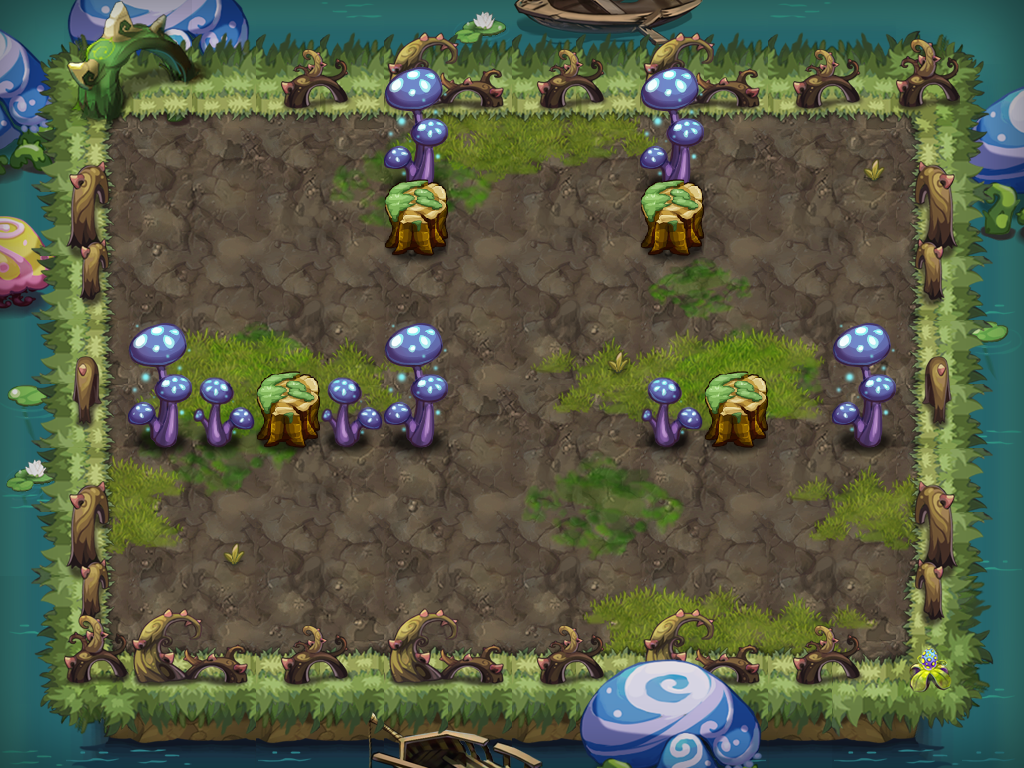

Below is a game level as drawn by its tile map, then a one-line description and the .tmx that defines it (tile-layer data replaced by summaries):
An orthogonal 16x12 tile map with 64x64 px tiles, 13 tile layers (PASS, 块层 10, 块层 11, 块层 12, ...) and 13 objects (8x TRAP, 3x hsrng3, PLAYER, BOMB).

<map version="1.0" orientation="orthogonal" width="16" height="12" tilewidth="64" tileheight="64">
 <properties>
  <property name="DESTRY1" value="221" />
  <property name="DESTRY2" value="225" />
  <property name="DESTRY3" value="223" />
  <property name="DESTRY_COUNT" value="3" />
  <property name="EXP" value="515" />
  <property name="ITEM" value="D014" />
  <property name="MONEY" value="773" />
 </properties>
 <tileset firstgid="1" name="swzz" tilewidth="64" tileheight="64">
  <image source="swzz-hd.png" width="1000" height="2048" />
 </tileset>
 <layer name="PASS" width="16" height="12">
  <data>[192 cells, 108 non-empty, 17 distinct tile ids]</data>
 </layer>
 <layer name="块层 10" width="16" height="12">
  <data>[192 cells, 148 non-empty, 22 distinct tile ids]</data>
 </layer>
 <layer name="块层 11" width="16" height="12">
  <data>[192 cells, 62 non-empty, 24 distinct tile ids]</data>
 </layer>
 <layer name="块层 12" width="16" height="12">
  <data>[192 cells, 76 non-empty, 23 distinct tile ids]</data>
 </layer>
 <layer name="块层 2" width="16" height="12">
  <data>[192 cells, 96 non-empty, 8 distinct tile ids]</data>
 </layer>
 <layer name="块层 4" width="16" height="12">
  <data>[192 cells, 18 non-empty, 5 distinct tile ids]</data>
 </layer>
 <layer name="块层 3" width="16" height="12">
  <data>[192 cells, 61 non-empty, 23 distinct tile ids]</data>
 </layer>
 <layer name="块层 6" width="16" height="12">
  <data>[192 cells, 18 non-empty, 9 distinct tile ids]</data>
 </layer>
 <layer name="块层 13" width="16" height="12">
  <data>[192 cells, 52 non-empty, 5 distinct tile ids]</data>
 </layer>
 <layer name="SHELTER 9" width="16" height="12">
  <data>[192 cells, 13 non-empty, 5 distinct tile ids]</data>
 </layer>
 <layer name="SHELTER 5" width="16" height="12">
  <data>[192 cells, 8 non-empty, 3 distinct tile ids]</data>
 </layer>
 <layer name="SHELTER 2" width="16" height="12">
  <data>[192 cells, 2 non-empty, 1 distinct tile ids]</data>
 </layer>
 <layer name="SHELTER 1" width="16" height="12">
  <data>[192 cells, 2 non-empty, 1 distinct tile ids]</data>
 </layer>
 <objectgroup name="对象层 1" width="32" height="24">
  <object name="PLAYER" type="PLAYER" x="832" y="192" width="64" height="64" />
  <object name="block1" type="TRAP" x="768" y="384" width="64" height="64">
   <properties>
    <property name="trap_ani" value="blok1.actor" />
    <property name="trap_blok" value="true" />
    <property name="trap_id" value="0" />
   </properties>
  </object>
  <object name="senser1" type="TRAP" x="576" y="128" width="64" height="64">
   <properties>
    <property name="trap_floor" value="true" />
    <property name="trap_script" value="trap_onTNTSenser(&quot;tnt1&quot;);" />
    <property name="trap_start_mode" value="0" />
   </properties>
  </object>
  <object name="tnt1" type="BOMB" x="256" y="512" width="64" height="64">
   <properties>
    <property name="bomb_ani" value="tnt_bomb.bomb" />
    <property name="bomb_damage" value="9999" />
    <property name="bomb_power" value="1" />
   </properties>
  </object>
  <object name="hsrng3" x="256" y="192" width="64" height="64">
   <properties>
    <property name="lua_ai" value="monster_hsrng_ai" />
    <property name="quality" value="hsrng3.quality" />
   </properties>
  </object>
  <object name="hsrng3" x="192" y="512" width="64" height="64">
   <properties>
    <property name="lua_ai" value="monster_hsrng_ai" />
    <property name="quality" value="hsrng3.quality" />
   </properties>
  </object>
  <object name="block_control1" type="TRAP" x="128" y="256" width="64" height="64">
   <properties>
    <property name="trap_ani" value="switch.actor" />
    <property name="trap_floor" value="true" />
    <property name="trap_id" value="0" />
    <property name="trap_script" value="trap(&quot;block_control1&quot;):setOpened(false);trap(&quot;block1&quot;):setOpened(false)" />
    <property name="trap_sound_id" value="2" />
    <property name="trap_start_mode" value="0" />
    <property name="trap_state" value="open" />
   </properties>
  </object>
  <object name="hsrng3" x="768" y="512" width="64" height="64">
   <properties>
    <property name="lua_ai" value="monster_hsrng_ai" />
    <property name="quality" value="hsrng3.quality" />
   </properties>
  </object>
  <object name="bh1" type="TRAP" x="576" y="448" width="64" height="64">
   <properties>
    <property name="trap_ani" value="black_hole.actor" />
    <property name="trap_floor" value="true" />
    <property name="trap_id" value="2" />
    <property name="trap_sh" value="0.1" />
    <property name="trap_sw" value="0.1" />
   </properties>
  </object>
  <object name="bh1" type="TRAP" x="320" y="512" width="64" height="64">
   <properties>
    <property name="trap_ani" value="black_hole.actor" />
    <property name="trap_floor" value="true" />
    <property name="trap_id" value="2" />
    <property name="trap_sh" value="0.1" />
    <property name="trap_sw" value="0.1" />
   </properties>
  </object>
  <object name="xy1" type="TRAP" x="576" y="448" width="64" height="64">
   <properties>
    <property name="lua_ai" value="trap_mire_ai" />
    <property name="trap_sh" value="0.1" />
    <property name="trap_sw" value="0.1" />
   </properties>
  </object>
  <object name="xy1" type="TRAP" x="320" y="512" width="64" height="64">
   <properties>
    <property name="lua_ai" value="trap_mire_ai" />
    <property name="trap_sh" value="0.1" />
    <property name="trap_sw" value="0.1" />
   </properties>
  </object>
  <object name="triger1" type="TRAP" x="576" y="128" width="64" height="64">
   <properties>
    <property name="trap_ani" value="tnt_triger.actor" />
    <property name="trap_floor" value="true" />
    <property name="trap_script" value="trap_onTNTBombTrap(&quot;triger1&quot;,&quot;tnt1&quot;);" />
    <property name="trap_sound_id" value="3" />
    <property name="trap_start_mode" value="3" />
    <property name="trap_state" value="open" />
   </properties>
  </object>
 </objectgroup>
</map>
